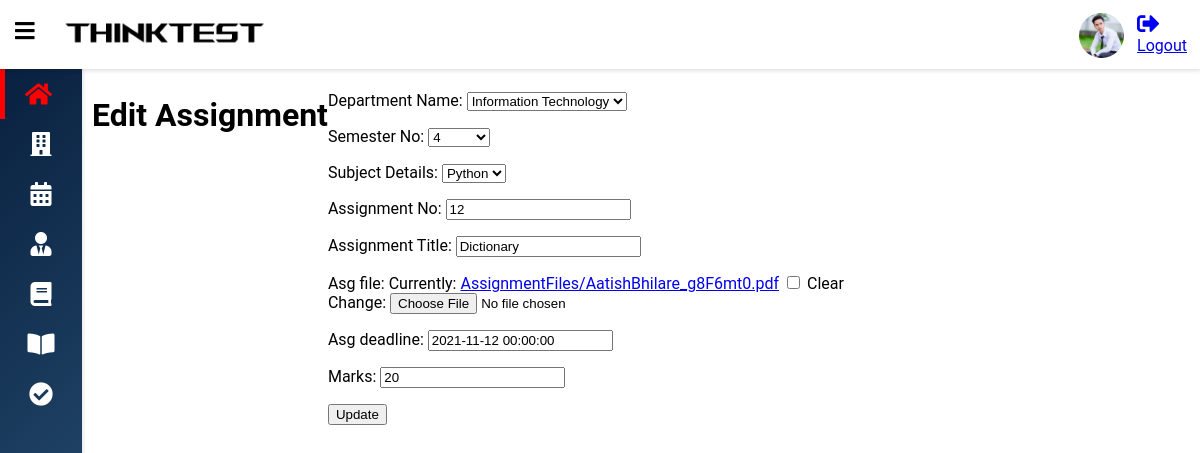
Page /assignment/5/edit (signed in) on the committed database.
### Assignmentapp/models.py (models this page shows)
class Assignments(models.Model):
    dept = models.ForeignKey(Department, models.SET_NULL, verbose_name='Department Name',
                             blank=True, null=True)
    semref = models.ForeignKey(Semester, models.SET_NULL, verbose_name='Semester No',
                               blank=True, null=True)
    subref = models.ForeignKey(Subject, models.SET_NULL, verbose_name='Subject Details', blank=True, null=True)
    teacher = models.ForeignKey(Teacher, models.SET_NULL, verbose_name='Teacher Details', blank=True, null=True)
    asg_no = models.IntegerField(verbose_name='Assignment No', blank=True, null=True)
    asg_title = models.CharField(verbose_name='Assignment Title', max_length=255)
    asg_file = models.FileField(upload_to='AssignmentFiles', blank=True, null=True)
    asg_createdtime = models.DateTimeField(auto_now_add=True)
    asg_deadline = models.DateTimeField()
    asg_marks = models.IntegerField(verbose_name='Marks', blank=True, null=True)

### Assignmentapp/decorators.py (the view)
    def wrapper_func(request, *args, **kwargs):
        if not request.user.user_role == '3':
            return view_func(request, *args, **kwargs)
        else:
            return HttpResponse('<h1>Access Denied</h1>')

### Assignmentapp/models.py (called while the page is built)
    def __str__(self):
        return self.dept_name

    def __str__(self):
        dep = str(self.sem_no)
        return dep

    def __str__(self):
        return self.sub_name

### Assignmentapp/views.py (called while the page is built, shortened)
@login_required(login_url='login')
@adminteacher_authentication
def editassignment(request, asgid):
    assignmentObj = Assignments.objects.get(id=asgid)
    form = EditAssignmentForm(instance=assignmentObj, user=request.user)
    context = {'form': form}
    return render(request, 'assignment/editassignment.html', context)

### templates/assignment/editassignment.html (shortened to what this page needs)
{% extends "base.html" %}
{% block bodycontent %}
<div class="wrapper">
    <div class="row">
        <h1>Edit Assignment</h1>
        <form method="POST" enctype="multipart/form-data"  id="assignmentForm" data-sem-url="{% url 'ajax_load_sem' %}"
              data-sub-url="{% url 'ajax_load_sub' %}">
            {{form.as_p}}
            <button name="submit" type="submit">Update</button>
        </form>
    </div>
</div>
{% endblock %}

### static/css/style.css (style rules this page uses)
* { box-sizing: border-box; }
body { font-family: 'Roboto', sans-serif; background: var(--main-bg-color); color: var(--main-color); margin: 0; }
.wrapper { padding: 10px; margin-left: 82px; padding-top: 75px; background: var(--second-bg-color); transition: margin-left .5s; }
.row { display: flex; flex-wrap: wrap; flex-direction: row; }
.row:after, .row:before { box-sizing: border-box; }

### rows in the picture
Assignments: dept "Information Technology", semref "4", subref "Python", asg_no "12", asg_title "Dictionary", asg_deadline "2021-11-12 00:00:00", asg_marks "20"
